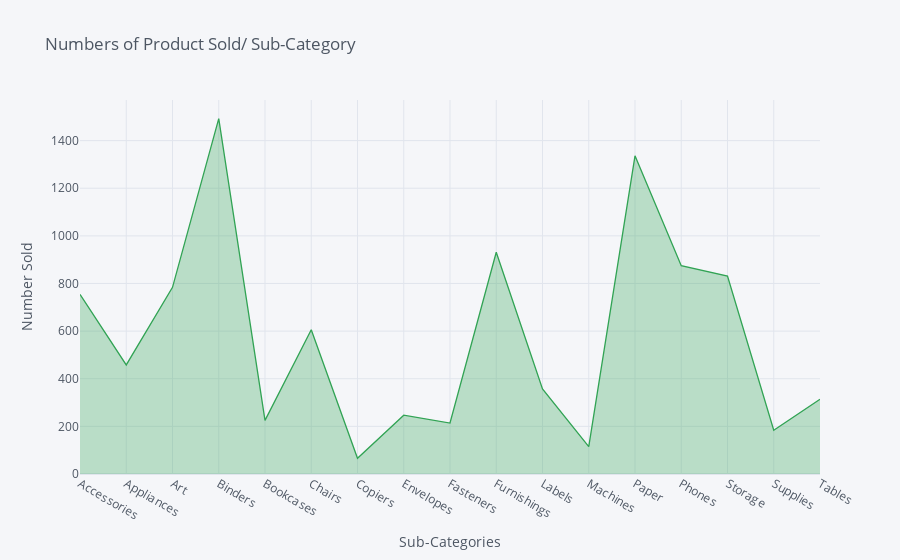

The code cell stored with this chart in its notebook:
### Code cell
sub_cat.iplot(kind='scatter',xTitle='Sub-Categories',yTitle='Number Sold',title='Numbers of Product Sold/ Sub-Category',
                         colorscale='-greens',fill=True)

### Figure 1 — Plotly figure (JSON) as saved in the notebook; plotly's stock layout.template omitted (floating-point values rounded to 4 significant figures)
{"data": [{"fill": "tozeroy", "fillcolor": "rgba(49, 163, 84, 0.3)", "line": {"color": "rgba(49, 163, 84, 1.0)", "dash": "solid", "shape": "linear", "width": 1.3}, "mode": "lines", "name": "Sales", "text": "", "type": "scatter", "x": ["Accessories", "Appliances", "Art", "Binders", "Bookcases", "Chairs", "Copiers", "Envelopes", "Fasteners", "Furnishings", "Labels", "Machines", "Paper", "Phones", "Storage", "Supplies", "Tables"], "y": [754, 458, 784, 1492, 225, 606, 66, 247, 214, 931, 357, 115, 1336, 875, 831, 184, 314]}], "layout": {"legend": {"bgcolor": "#F5F6F9", "font": {"color": "#4D5663"}}, "paper_bgcolor": "#F5F6F9", "plot_bgcolor": "#F5F6F9", "title": {"font": {"color": "#4D5663"}, "text": "Numbers of Product Sold/ Sub-Category"}, "xaxis": {"gridcolor": "#E1E5ED", "showgrid": true, "tickfont": {"color": "#4D5663"}, "title": {"font": {"color": "#4D5663"}, "text": "Sub-Categories"}, "zerolinecolor": "#E1E5ED"}, "yaxis": {"gridcolor": "#E1E5ED", "showgrid": true, "tickfont": {"color": "#4D5663"}, "title": {"font": {"color": "#4D5663"}, "text": "Number Sold"}, "zerolinecolor": "#E1E5ED"}}}
